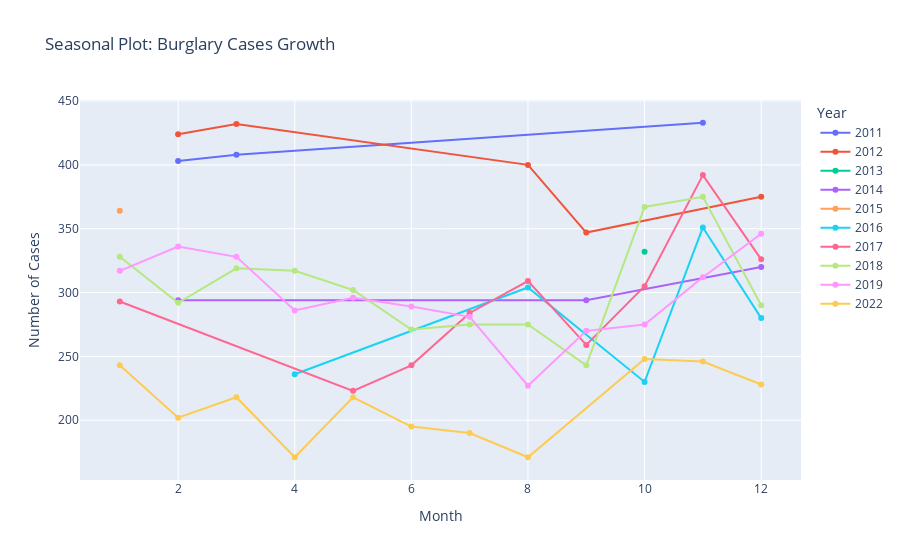

The notebook cell saved with this chart:
### Code cell
burglary_data_grouped = burglary_data.groupby(['Year', 'Month']).count()
burglary_data_grouped.reset_index(inplace=True)
fig_mult = px.line(burglary_data_grouped, x='Month', y='Location', color='Year',
                   title="Seasonal Plot: Burglary Cases Growth")
fig_mult.update_yaxes(title="Number of Cases")
fig_mult.update_traces(mode="markers+lines", hovertemplate=None)
fig_mult.update_layout(hovermode="x unified")

fig_mult.show()

### Figure 1 — Plotly figure (JSON) as saved in the notebook; plotly's stock layout.template omitted (floating-point values rounded to 4 significant figures)
{"data": [{"legendgroup": "2011", "line": {"color": "#636efa", "dash": "solid"}, "marker": {"symbol": "circle"}, "mode": "markers+lines", "name": "2011", "orientation": "v", "showlegend": true, "type": "scatter", "x": [2, 3, 11], "xaxis": "x", "y": [403, 408, 433], "yaxis": "y"}, {"legendgroup": "2012", "line": {"color": "#EF553B", "dash": "solid"}, "marker": {"symbol": "circle"}, "mode": "markers+lines", "name": "2012", "orientation": "v", "showlegend": true, "type": "scatter", "x": [2, 3, 8, 9, 12], "xaxis": "x", "y": [424, 432, 400, 347, 375], "yaxis": "y"}, {"legendgroup": "2013", "line": {"color": "#00cc96", "dash": "solid"}, "marker": {"symbol": "circle"}, "mode": "markers+lines", "name": "2013", "orientation": "v", "showlegend": true, "type": "scatter", "x": [10], "xaxis": "x", "y": [332], "yaxis": "y"}, {"legendgroup": "2014", "line": {"color": "#ab63fa", "dash": "solid"}, "marker": {"symbol": "circle"}, "mode": "markers+lines", "name": "2014", "orientation": "v", "showlegend": true, "type": "scatter", "x": [2, 9, 12], "xaxis": "x", "y": [294, 294, 320], "yaxis": "y"}, {"legendgroup": "2015", "line": {"color": "#FFA15A", "dash": "solid"}, "marker": {"symbol": "circle"}, "mode": "markers+lines", "name": "2015", "orientation": "v", "showlegend": true, "type": "scatter", "x": [1], "xaxis": "x", "y": [364], "yaxis": "y"}, {"legendgroup": "2016", "line": {"color": "#19d3f3", "dash": "solid"}, "marker": {"symbol": "circle"}, "mode": "markers+lines", "name": "2016", "orientation": "v", "showlegend": true, "type": "scatter", "x": [4, 8, 10, 11, 12], "xaxis": "x", "y": [236, 304, 230, 351, 280], "yaxis": "y"}, {"legendgroup": "2017", "line": {"color": "#FF6692", "dash": "solid"}, "marker": {"symbol": "circle"}, "mode": "markers+lines", "name": "2017", "orientation": "v", "showlegend": true, "type": "scatter", "x": [1, 5, 6, 7, 8, 9, 10, 11, 12], "xaxis": "x", "y": [293, 223, 243, 284, 309, 259, 305, 392, 326], "yaxis": "y"}, {"legendgroup": "2018", "line": {"color": "#B6E880", "dash": "solid"}, "marker": {"symbol": "circle"}, "mode": "markers+lines", "name": "2018", "orientation": "v", "showlegend": true, "type": "scatter", "x": [1, 2, 3, 4, 5, 6, 7, 8, 9, 10, 11, 12], "xaxis": "x", "y": [328, 292, 319, 317, 302, 271, 275, 275, 243, 367, 375, 290], "yaxis": "y"}, {"legendgroup": "2019", "line": {"color": "#FF97FF", "dash": "solid"}, "marker": {"symbol": "circle"}, "mode": "markers+lines", "name": "2019", "orientation": "v", "showlegend": true, "type": "scatter", "x": [1, 2, 3, 4, 5, 6, 7, 8, 9, 10, 11, 12], "xaxis": "x", "y": [317, 336, 328, 286, 296, 289, 281, 227, 270, 275, 312, 346], "yaxis": "y"}, {"legendgroup": "2022", "line": {"color": "#FECB52", "dash": "solid"}, "marker": {"symbol": "circle"}, "mode": "markers+lines", "name": "2022", "orientation": "v", "showlegend": true, "type": "scatter", "x": [1, 2, 3, 4, 5, 6, 7, 8, 10, 11, 12], "xaxis": "x", "y": [243, 202, 218, 171, 218, 195, 190, 171, 248, 246, 228], "yaxis": "y"}], "layout": {"hovermode": "x unified", "legend": {"title": {"text": "Year"}, "tracegroupgap": 0}, "title": {"text": "Seasonal Plot: Burglary Cases Growth"}, "xaxis": {"anchor": "y", "domain": [0, 1], "title": {"text": "Month"}}, "yaxis": {"anchor": "x", "domain": [0, 1], "title": {"text": "Number of Cases"}}}}
